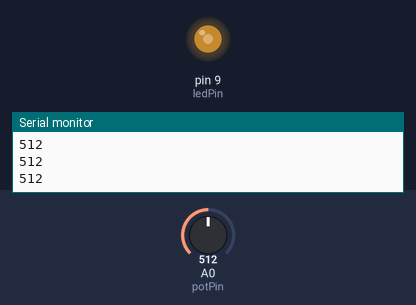
The sketch below on a simulated Arduino Uno, built with avr-gcc and run on an emulated ATmega328P. Shown: output pins drawn as LEDs (lit = HIGH), the last lines printed to the serial monitor. The inputs (shaded band) are chosen by the test bench; at power-on: A0 (potPin) = 512.

Above: at 1.2 s.
1.3 s: A0 (potPin) set to 716
At 2.1 s:
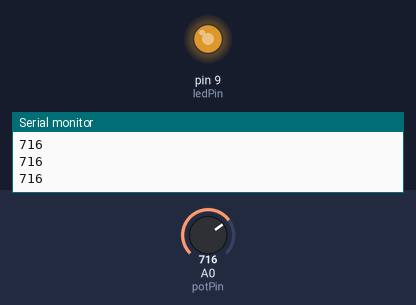
2.8 s: A0 (potPin) set to 900
At 3.4 s:
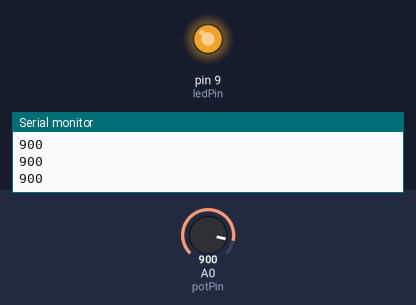
4.3 s: A0 (potPin) set to 122
At 4.8 s:
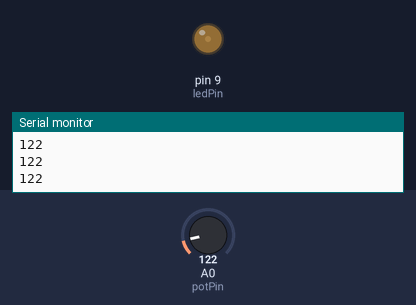
5.8 s: A0 (potPin) set to 0
At 6.1 s:
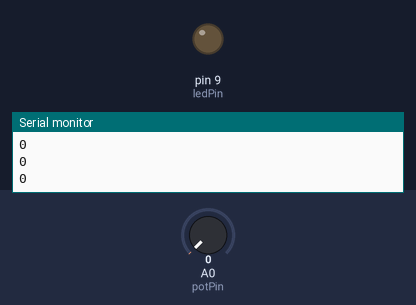
7.3 s: A0 (potPin) set to 511
At 8.6 s:
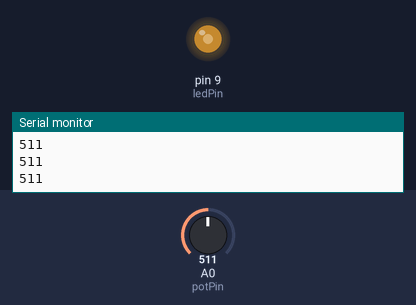
Timing chart, 0 to 9.8 s (numbered marks = the images above; inputs shaded):
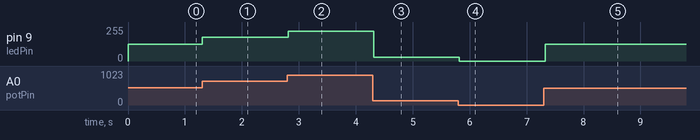

Measured:
- after the input at 1.3 s, pin 9 (ledPin): 127/255 → 178/255 at once
- after the input at 2.8 s, pin 9 (ledPin): 178/255 → 224/255 at once
- after the input at 4.3 s, pin 9 (ledPin): 224/255 → 30/255 at once
- after the input at 5.8 s, pin 9 (ledPin): 30/255 → 0/255 at once
- after the input at 7.3 s, pin 9 (ledPin): 0/255 → 127/255 at once

The sketch:

potentiometer.ino
```cpp
/* Learn how to use a potentiometer to fade an LED with Arduino - Tutorial
   More info and circuit schematic: http://www.ardumotive.com/arduino-tutorials/arduino-fade-led
   Dev: Michalis Vasilakis / Date: 25/10/2014                                                   */


//Constants:
const int ledPin = 9;  //pin 9 has PWM funtion
const int potPin = A0; //pin A0 to read analog input

//Variables:
int value; //save analog value


void setup(){
  Serial.begin(9600);
  Serial.println("Began serial");
  //Input or output?
  pinMode(ledPin, OUTPUT);
  pinMode(potPin, INPUT); //Optional

}

void loop(){

  value = analogRead(potPin);          //Read and save analog value from potentiometer
  Serial.println(value);
  value = map(value, 0, 1023, 0, 255); //Map value 0-1023 to 0-255 (PWM)
  analogWrite(ledPin, value);          //Send PWM value to led
  delay(100);                          //Small delay

}
```
